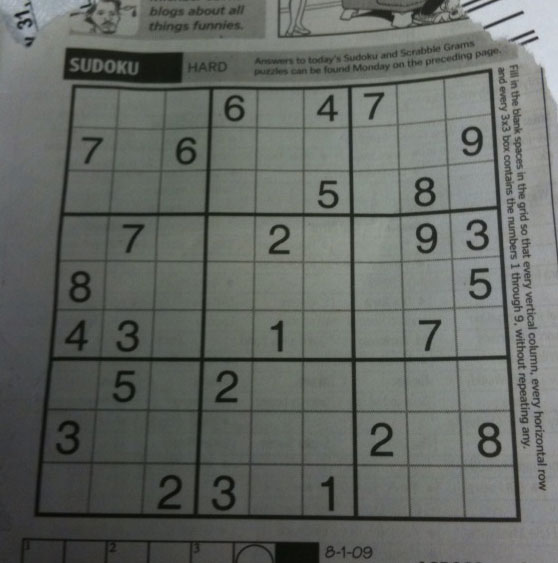
#> input picture images/sudoku.png, 558 x 563 px
$ python hough-line-transform.py
#> lines starting #> are read from the running program, lines starting #| are printed output that depends on the picture; after the words box and inside, x2 and y2 are one past the last pixel; in counts of white or black regions, pixels touching at a corner belong together
import cv2
import numpy as np

img = cv2.imread('images/sudoku.png')
#> img is the input picture: shape (563, 558, 3); mean B, G, R 99.5, 104.1, 100
gray_img = cv2.cvtColor(img, cv2.COLOR_BGR2GRAY)
edges = cv2.Canny(img, 50, 150, apertureSize=3)
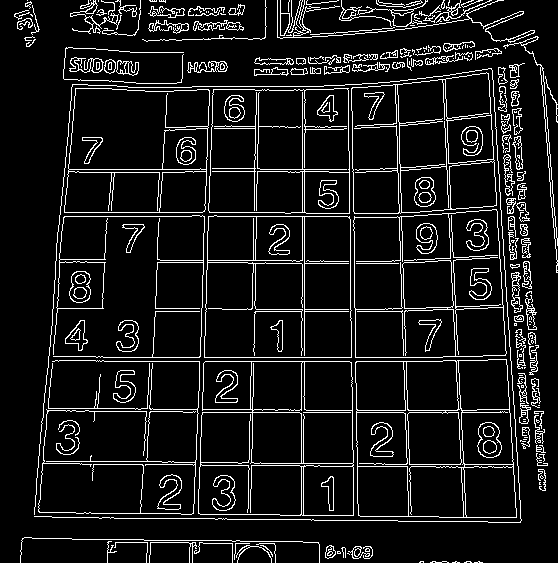
#> edges: shape (563, 558); 9.4% white in thin lines or dots
lines = cv2.HoughLines(edges, 1, np.pi/180, 200)
#> lines = 29 rows, first 8: [361, 1.57], [357, 1.57], [304, 0], [412, 1.57], [212, 0.0349], [216, 0.0349], [216, 1.57], [-349, 3.12]

for line in lines:
    rho, theta = line[0]
    a = np.cos(theta)
    b = np.sin(theta)
    x0 = rho * a
    y0 = rho * b
    x1 = int(x0 + 1000*(-b))
    y1 = int(x0 + 1000 * a)
    x2 = int(x0 - 1000 * (-b))
    y2 = int(x0 - 1000 * a)
    cv2.line(img, (x1, y1), (x2, y2), (0, 0, 255), 2)
#> this loop made 29 passes
#> (rho, theta, a, b, x0, y0, x1, y1) on passes 1 to 12: (361, 1.57, -4.37e-08, 1, -1.58e-05, 361, -1000, 0), (357, 1.57, -4.37e-08, 1, -1.56e-05, 357, -1000, 0), (304, 0, 1, 0, 304, 0, 304, 1304), (412, 1.57, -4.37e-08, 1, -1.8e-05, 412, -1000, 0), (212, 0.0349, 0.999, 0.0349, 211.9, 7.4, 176, 1211), (216, 0.0349, 0.999, 0.0349, 215.9, 7.54, 180, 1215), (216, 1.57, -4.37e-08, 1, -9.44e-06, 216, -1000, 0), (-349, 3.12, -1, 0.0175, 348.9, -6.09, 331, -650), (169, 1.57, -4.37e-08, 1, -7.39e-06, 169, -1000, 0), (257, 0.0175, 1, 0.0175, 257, 4.49, 239, 1256), (212, 1.57, -4.37e-08, 1, -9.27e-06, 212, -1000, 0), (-393, 3.11, -0.999, 0.0349, 392.8, -13.72, 357, -606)
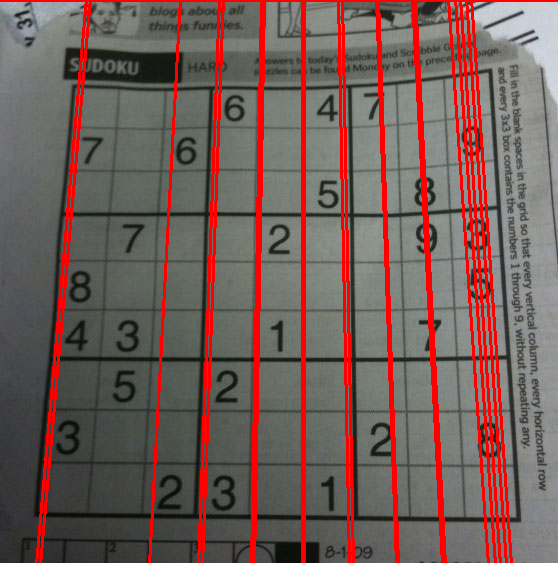
#> img: shape (563, 558, 3); 10.72% of pixels changed, all inside (x1, y1, x2, y2) = (0, 0, 558, 563)

cv2.imshow('Image', img)

cv2.waitKey(0)
cv2.destroyAllWindows()
